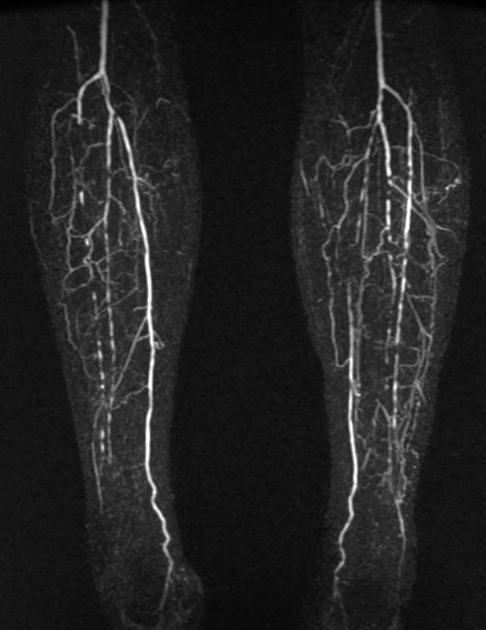
#> input picture resource/HW1_img/Prob5_img.tif, 486 x 630 px, found by its file name
$ python 5a_gaussian_noise.py
#> lines starting #> are read from the running program, lines starting #| are printed output that depends on the picture
import cv2
import numpy as np
import matplotlib.pyplot as plt

image_path = "./resource/HW1_img/Prob5_img.tif"
original_img = cv2.imread(image_path, cv2.IMREAD_GRAYSCALE)
#> original_img is the input picture: shape (630, 486); min 0, max 255, mean 34.9

if original_img is None:
    raise FileNotFoundError()

def add_gaussian_noise(image, mean=0, variance=20):
    """
    为灰度图像添加高斯噪声
    :param image: 原始灰度图
    :param mean: 均值
    :param variance: 方差
    :return: 带噪声的灰度图
    """
#> called with mean = 0, variance = 64
    # 转换为浮点型，避免像素值溢出
    img_float = image.astype(np.float32)
    # 计算高斯噪声的标准差
    sigma = np.sqrt(variance)
    # 生成与图像同尺寸的高斯噪声
    gaussian_noise = np.random.normal(mean, sigma, image.shape)
    # 噪声与原图叠加
    noisy_img = img_float + gaussian_noise
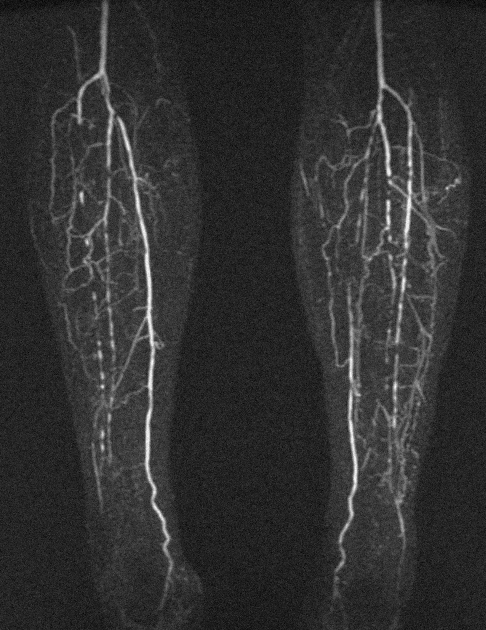
#> noisy_img: shape (630, 486) float64; min -22.96, max 276.5, mean 34.9; drawn with min black and max white
    # 裁剪像素值到0-255（灰度图有效范围），并转回uint8类型
    noisy_img = np.clip(noisy_img, 0, 255).astype(np.uint8)
    return noisy_img


# 生成带高斯噪声的图像
noisy_img = add_gaussian_noise(original_img, mean=0, variance=64)

# -------------------------- 3. 显示图像与直方图 --------------------------
# 创建2x2子图布局
plt.figure(figsize=(14, 8))

# 子图1：原始灰度图像
plt.subplot(2, 2, 1)
plt.imshow(original_img, cmap="gray")
plt.title("Original Grayscale Image")
plt.axis("off")  # 隐藏坐标轴

# 子图2：原始图像灰度直方图
plt.subplot(2, 2, 2)
# ravel()将二维图像展平为一维数组，bins=256对应0-255所有灰度级
plt.hist(original_img.ravel(), bins=256, range=[0, 256], color="gray")
plt.title("Histogram of Original Image")
plt.xlabel("Gray Level (0-255)")
plt.ylabel("Pixel Count")

# 子图3：添加高斯噪声后的图像
plt.subplot(2, 2, 3)
plt.imshow(noisy_img, cmap="gray")
plt.title("Image with Gaussian Noise")
plt.axis("off")

# 子图4：噪声图像的灰度直方图
plt.subplot(2, 2, 4)
plt.hist(noisy_img.ravel(), bins=256, range=[0, 256], color="gray")
plt.title("Histogram of Noisy Image")
plt.xlabel("Gray Level (0-255)")
plt.ylabel("Pixel Count")

# 自动调整子图间距
plt.tight_layout()
# 显示所有图像和直方图
plt.show()
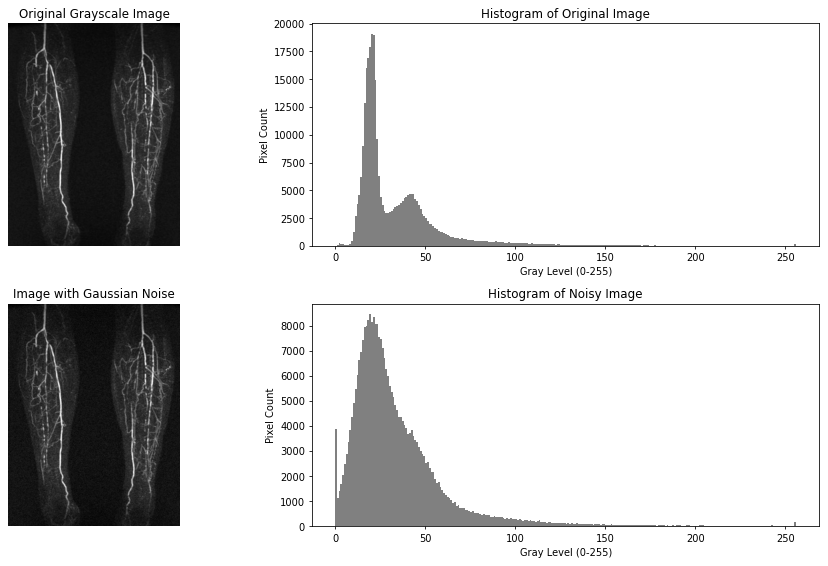
#> figure drawn by matplotlib, 4 panels; panel 2: tallest bar 19079 high, from x = 20 to 21; panel 4: tallest bar 8450 high, from x = 19 to 20
